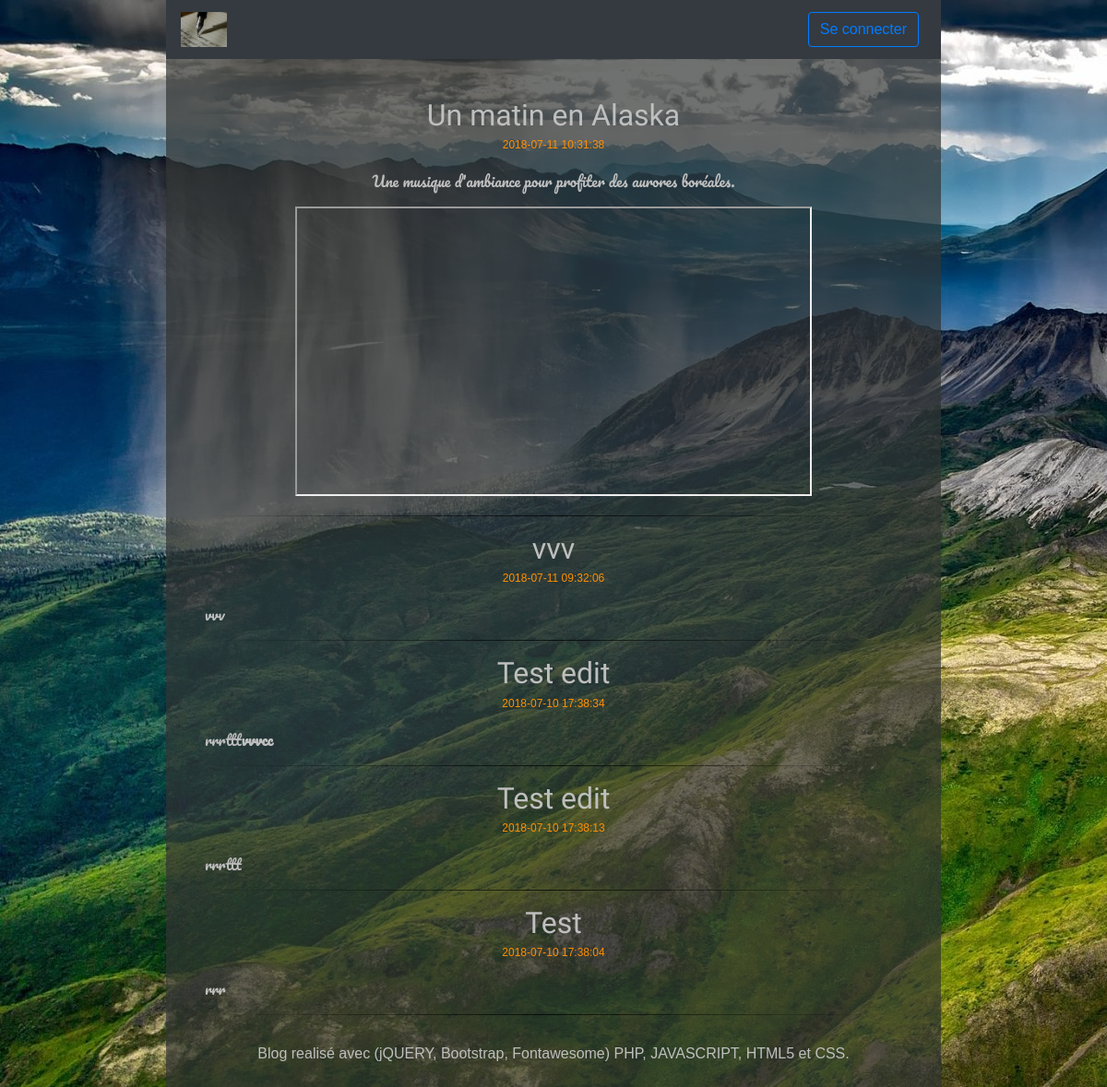
Before: / with the older database file.
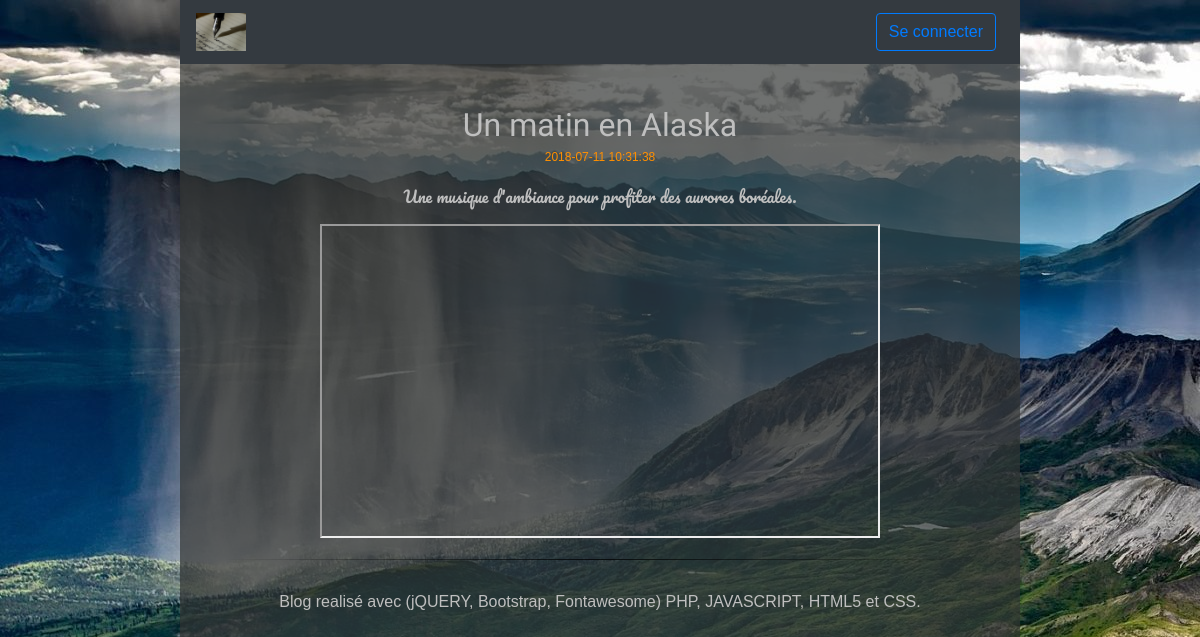
After: the same page with the newer database file.
### tables this page shows
CREATE TABLE `t_post` (
  `BIL_ID` int(11) NOT NULL,
  `BIL_DATE` datetime NOT NULL,
  `BIL_TITLE` varchar(100) NOT NULL,
  `BIL_CONTENT` longtext NOT NULL
);

### Controller/ControllerHome.php (called while the page is built, shortened)
<?php
class ControllerHome {
    private $postManager;
    public function __construct() {
        $this->postManager = new PostManager();
    }
    public function home() {
        $posts = $this->postManager->getPosts();
        $view = new View("Home");
        $view->generate(array('posts' => $posts));
    }
}

### Autoloader.php (called while the page is built, shortened)
<?php
class Autoloader {
    public static function autoload($class){
        $directory = array( 'Model/', 'Controller/', 'View/');
        foreach ($directory as $current_dir) {
            $file = $current_dir . $class .'.php';
            if(file_exists($file)){
                return;
            }
        }
    }
}

### Model/PostManager.php (called while the page is built, shortened)
<?php
class PostManager extends Model {
    public function getPosts() {
        $posts = [];
        $sql = 'SELECT BIL_ID as id, BIL_DATE as date, BIL_TITLE as title, BIL_CONTENT as content '
             . 'FROM T_POST '
             . 'ORDER BY BIL_ID DESC LIMIT 0,5';
        $req = $this->executeRequest($sql);
        while ($data = $req->fetch(PDO::FETCH_ASSOC)) {
            $posts[] = new Post($data);
        }
        return $posts;
    }
}

### Model/Model.php (called while the page is built, shortened)
<?php
abstract class Model {
    private $_db;
    protected function executeRequest($sql, $params = null) {
        if ($params == null) {
            $result = $this->getDb()->query($sql);
        }
        else {
            $result = $this->getDb()->prepare($sql);
            $result->execute($params);
        }
        return $result;
    }
    private function getDb() {
        if ($this->_db == null) {
            $this->_db = new PDO('mysql:host=localhost;dbname=jean_forteroche_blog;charset=utf8', 'root', '', array(PDO::ATTR_ERRMODE => PDO::ERRMODE_EXCEPTION));
        }
        return $this->_db;
    }
}

### index.php (called while the page is built, shortened)
<?php
require_once 'Autoloader.php';
$router = new Router();
$router->routeRequest();

### Model/Post.php (called while the page is built, shortened)
<?php
class Post {
    private $_idPost;
    private $_date;
    private $_title;
    private $_content;
    public function hydrate($data) {
        foreach ($data as $key => $value){
            $method = 'set' . ucfirst($key);
        }
    }
    public function getIdPost() {
        return $this->_idPost;
    }
    public function getDate() {
        return $this->_date;
    }
    public function getTitle() {
        return $this->_title;
    }
    public function getContent() {
        return $this->_content;
    }
    public function setId($id) {
        $ID = (int) $id;
        if($ID > 0){
            $this->_idPost = $ID;
        }
    }
    public function setDate($date = '') {
        if(is_string($date)) {
            $format = 'Y-m-d H:i:s';
            $datecheck = DateTime::createFromFormat($format, $date);
            if($datecheck){
                $datecheck = $datecheck->format($format);
                if($datecheck == $date){
                        $this->_date = $date;
                }
            } else {
                $this->_date = date("Y-m-d H:i:s");
            }
        }
    }
    public function setTitle($title) {
        if(is_string($title)){
            if((strlen(utf8_decode($title))) >= 1 && (strlen(utf8_decode($title))) < 100){
                $this->_title = $title;
            }
        }
    }
    public function setContent($content) {
        if(is_string($content)){
            if((strlen(utf8_decode($content))) > 1){
                $this->_content = $content;
            }
        }
    }
}

### View/Frontend/viewHome.php (the view, shortened to what this page needs)
<?php foreach ($posts as $post): ?>
    <article>
        <header>
            <a href="<?= "index.php?action=getPost&id=" . $post->getIdPost(); ?>">
                <h2 class="titlePost"><?= $post->getTitle(); ?></h2>
            </a>
            <time><?= $post->getDate(); ?></time>
        </header>
        <p><?= $post->getContent(); ?></p>
    </article>
    <hr />
<?php endforeach; ?>

Changed rows visible on the page:
removed t_post: BIL_TITLE "vvv", BIL_DATE "2018-07-11 09:32:06", BIL_CONTENT "vvv"
removed t_post: BIL_TITLE "Test edit", BIL_DATE "2018-07-10 17:38:34", BIL_CONTENT "rrrttt vvvcc"
removed t_post: BIL_TITLE "Test edit", BIL_DATE "2018-07-10 17:38:13", BIL_CONTENT "rrrttt"
removed t_post: BIL_TITLE "Test", BIL_DATE "2018-07-10 17:38:04", BIL_CONTENT "rrr"
